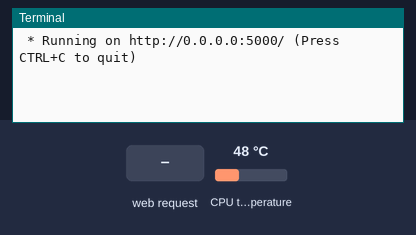
Simulated run of this program. Board: Raspberry Pi (BCM pin numbers). On the bench: the last lines printed to the terminal. The test bench sets the inputs (shaded band); at power-on: CPU temperature 48 °C. System figures (address, load, memory, disk, uptime) are fixed made-up values; the clock reads 2024-03-15 10:24:30 at power-on unless the program sets it.

Above: at 1.2 s.
1.3 s: HTTP request for / received
At 2.5 s:
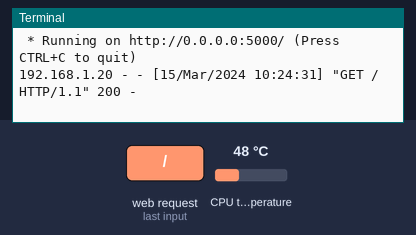
2.8 s: HTTP request for /temperature received
At 3.9 s:
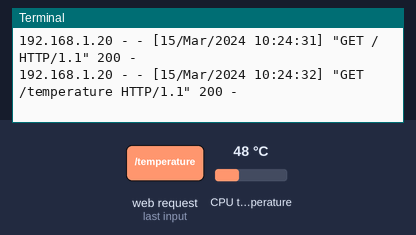
4.3 s: HTTP request for /cpu received
At 5.0 s:
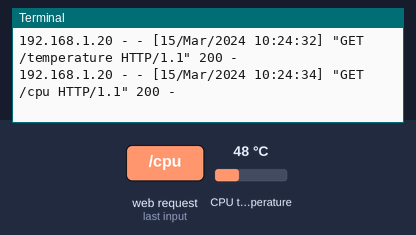
5.8 s: HTTP request for /memory received
At 6.2 s:
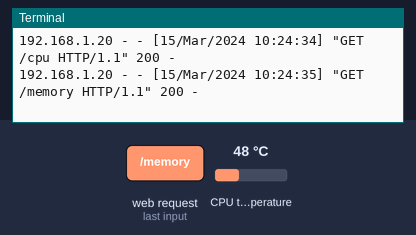
7.3 s: HTTP request for /disk received
At 8.5 s:
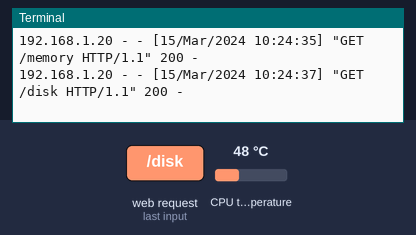

The program:

main.py
```python
import psutil

from gpiozero import CPUTemperature
from flask import Flask

app = Flask(__name__)
#app.debug = True # Uncomment to debug

@app.route('/')
def home():
    return 'System Stats!'

@app.route('/temperature')
def temp():
    cpu = CPUTemperature()
    return str(cpu.temperature)

@app.route('/cpu')
def cpu():
    return str(psutil.cpu_percent()) + '%'

@app.route('/memory')
def memory():
    memory = psutil.virtual_memory()
    # Divide from Bytes -> KB -> MB
    available = round(memory.available/1024.0/1024.0,1)
    total = round(memory.total/1024.0/1024.0,1)
    return str(available) + 'MB free / ' + str(total) + 'MB total ( ' + str(memory.percent) + '% )'

@app.route('/disk')
def disk():
    disk = psutil.disk_usage('/')
    # Divide from Bytes -> KB -> MB -> GB
    free = round(disk.free/1024.0/1024.0/1024.0,1)
    total = round(disk.total/1024.0/1024.0/1024.0,1)
    return str(free) + 'GB free / ' + str(total) + 'GB total ( ' + str(disk.percent) + '% )'

if __name__ == '__main__':
    app.run(host='0.0.0.0')
```

Measured:
- after the input at 1.3 s, the terminal: prints a new line at once (image 1)
- after the input at 2.8 s, the terminal: prints a new line at once (image 2)
- after the input at 4.3 s, the terminal: prints a new line at once (image 3)
- after the input at 5.8 s, the terminal: prints a new line at once (image 4)
- after the input at 7.3 s, the terminal: prints a new line at once (image 5)
